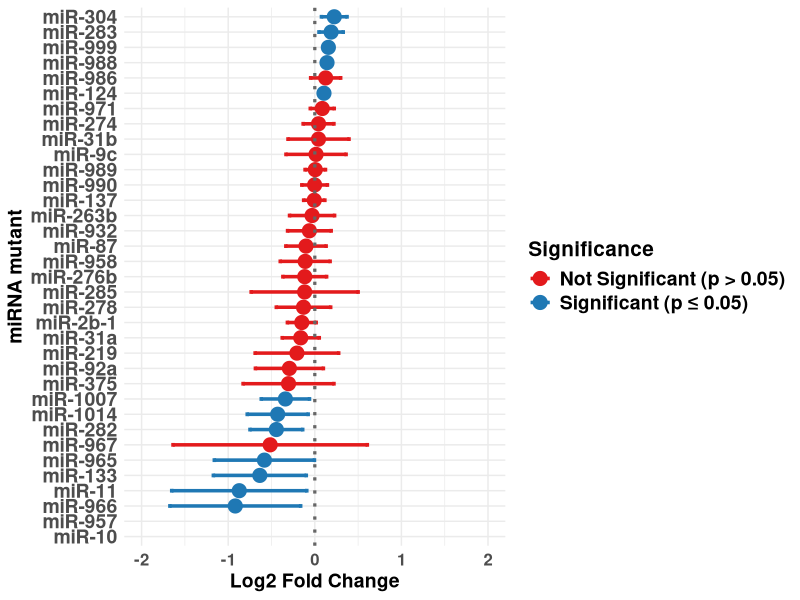

Here is the R script that generated this plot:
# Experimental details
#  Virus: SINV
#  Titre: 10E5 IU/mL
#  Fly: w1118 Control vs miRNA Mutant
#  Fig: 3

# Rationale
#  To determine whether miRNA mutant line changes SINV RNA accumulation compared to paired control.

# Approach
#  Log base 2 transform data (helps with distribution given the data is virus accumulation)
#  Use Two-tailed Paired T-Test as previously established in (10.1016/j.virol.2016.12.009).

# Preparation
library(dplyr)
library(purrr)
library(ggplot2)

# Importing Data
data <- read.csv("SINV/SINV.csv", stringsAsFactors = FALSE)

# Analysis
# Log2-transform WT and MT
data <- data %>%
  mutate(
    WT_log2 = log2(WT + 1),
    MT_log2 = log2(MT + 1)
  )

# Perform paired t-test for miRNA-control
results <- data %>%
  group_by(miRNA) %>%
  summarise(
    mean_WT_log2 = mean(WT_log2, na.rm = TRUE),
    mean_MT_log2 = mean(MT_log2, na.rm = TRUE),
    t_test = list(t.test(WT_log2, MT_log2, paired = TRUE)),
    .groups = "drop"
  ) %>%
  mutate(
    t_statistic = map_dbl(t_test, ~ as.numeric(.x$statistic)),
    p_value = map_dbl(t_test, ~ .x$p.value),
    conf_low_log2 = map_dbl(t_test, ~ .x$conf.int[1]),
    conf_high_log2 = map_dbl(t_test, ~ .x$conf.int[2]),
    log2_fold_change = mean_WT_log2 - mean_MT_log2
  ) %>%
  select(
    miRNA,
    mean_WT_log2,
    mean_MT_log2,
    t_statistic,
    p_value,
    log2_fold_change,
    conf_low_log2,
    conf_high_log2
  ) %>%
  arrange(log2_fold_change)
print(results)

# Export Results
write.csv(results, "stat_results_SINV.csv", row.names = FALSE)

# Next: Plot T-Test results for Fig 3
final_results <- results
# Create significance column from p-value
final_results$signif <- ifelse(
  final_results$p_value <= 0.05,
  "Significant",
  "Not Significant"
)

# Order based on log2 fold change
ordered_miRNAs <- as.character(
  final_results$miRNA[order(final_results$log2_fold_change)]
)

# Add extra miRNAs at the bottom
# These are the two miRNAs which had no detectable SINV signal, and therefore no plottable data points. Adding them to bottom of Fig. 3.
extra_miRNAs <- c("miR-10", "miR-957")

final_results$miRNA <- factor(
  as.character(final_results$miRNA),
  levels = unique(c(extra_miRNAs, ordered_miRNAs))
)

final_results$signif <- ifelse(
  final_results$signif == "Significant",
  "Significant (p ≤ 0.05)",
  "Not Significant (p > 0.05)"
)

# Specify plot limits
x_limits <- c(-2, 2)
x_breaks <- seq(-2, 2, by = 1)

# Plot Fig. 3
ggplot(final_results, aes(x = log2_fold_change, y = miRNA, color = signif)) +
  
  geom_errorbarh(
    aes(xmin = conf_low_log2, xmax = conf_high_log2),
    height = 0.25, linewidth = 1.2
  ) +
  
  geom_point(size = 3.8, stroke = 1) +
  
  geom_vline(
    xintercept = 0, linetype = "dotted",
    color = "gray40", linewidth = 1.1
  ) +
  
  scale_color_manual(values = c(
    "Significant (p ≤ 0.05)" = "#1f78b4",
    "Not Significant (p > 0.05)" = "#e31a1c"
  )) +
  
  scale_x_continuous(limits = x_limits, breaks = x_breaks) +
  scale_y_discrete(drop = FALSE) +
  
  labs(
    x = "Log2 Fold Change",
    y = "miRNA mutant",
    color = "Significance"
  ) +
  
  theme_minimal() +
  theme(
    axis.text.y = element_text(size = 14, face = "bold"),
    axis.text.x = element_text(size = 12, face = "bold"),
    axis.title   = element_text(size = 14, face = "bold"),
    legend.title = element_text(face = "bold", size = 15),
    legend.text  = element_text(face = "bold", size = 14)
  )
